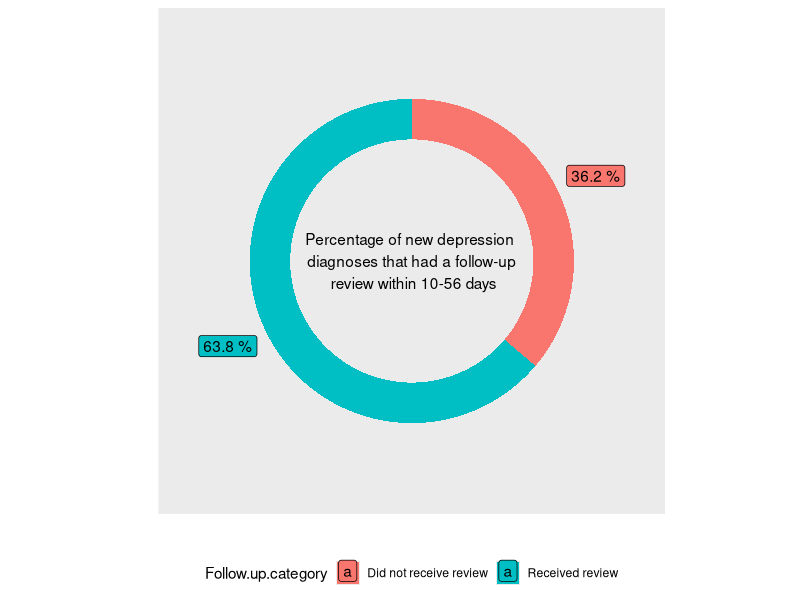

Write the R code that produced this figure.


# load GGplot2
library(ggplot2)

# Create test data.
depression_review <- read.csv("src/r/data/depression-follow-up-fractions.csv")

# Add addition columns, needed for drawing with geom_rect.
depression_review = depression_review[order(depression_review$fraction), ]
depression_review$ymax = cumsum(depression_review$fraction)
depression_review$ymin = c(0, head(depression_review$ymax, n=-1))

# Make the plot
donut <- ggplot(depression_review, aes(fill=Follow.up.category, ymax=ymax, ymin=ymin, xmax=4, xmin=3)) +
  geom_rect() +
  coord_polar(theta="y") +
  theme(panel.grid=element_blank()) +
  theme(axis.text=element_blank()) +
  theme(axis.ticks=element_blank()) +
  theme (legend.position = "bottom") +
  annotate("text", x = 0, y = 0, label = "Percentage of new depression \n diagnoses that had a follow-up \n review within 10-56 days") +
  labs(x = "", y = "") +
  geom_label(aes(label=paste(fraction*100,"%"),x=5,y=(ymin+ymax)/2))
                 
donut
